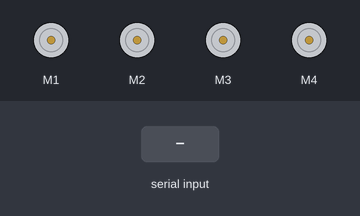
This sketch was run on a simulated Arduino Mega 2560, built with avr-gcc and run on an emulated ATmega2560. On the bench: 4 × DC motor (green arrow = forward, orange = backward, longer = faster). The test bench sets the inputs (shaded band). What the sketch prints to the serial monitor is not drawn.

Above: at 1.2 s.
1.3 s: "e" received over the second serial link
At 1.6 s:
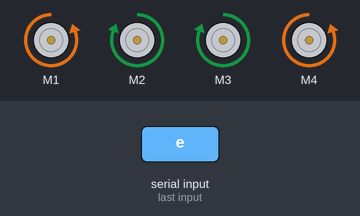
2.8 s: "q" received over the second serial link
At 3.9 s:
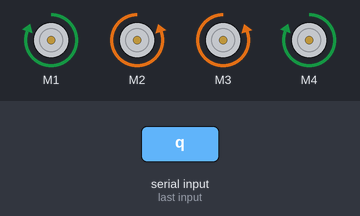
4.3 s: "w" received over the second serial link
At 5.0 s:
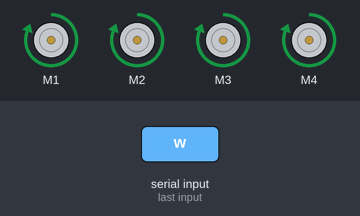
5.8 s: "s" received over the second serial link
At 6.2 s:
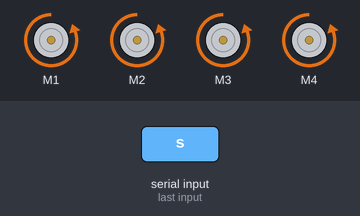
7.3 s: "d" received over the second serial link
At 8.5 s:
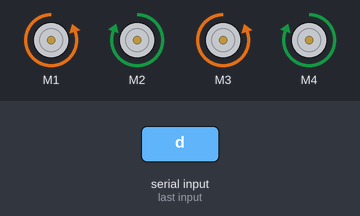
8.8 s: "a" received over the second serial link
At 9.7 s:
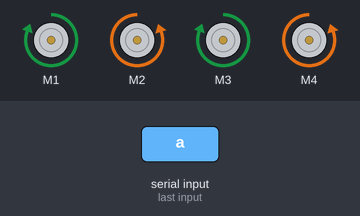
Timing chart, 0 to 11.3 s (numbered marks = the images above; inputs shaded):
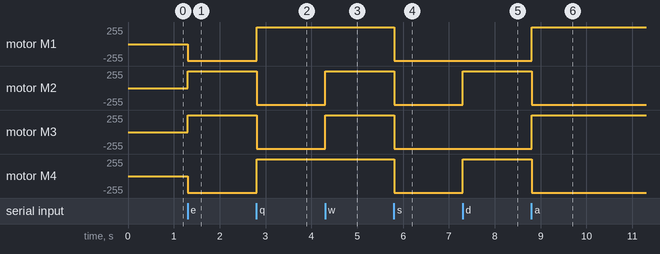

The sketch:

mekanamu.ino
```cpp
#include "AFarduinoMN.h"
#include <AFMotor.h>
#define PI 3.141592653

AFMNMotor mtr;

char rx_data[8];
String str;
int deg, scar, sw, x, y;
int vx, vy, w;
int sp = 1;
int i;


void setup() {
  Serial.begin(9600);
  Serial1.begin(9600);
  mtr.init(15.5, 18.5);
}

void loop() {
  mtr.ugoki(vx, vy, w);
  char ch = Serial1.read();
  Serial.println(ch);

    if (ch == 'e') {
      vx = 0;
      vy = 50;
      w = 0;
    }
    if (ch == 'q') {
      vx = 0;
      vy = -50;
      w = 0;
    }
    if (ch == 'w') {
      vx = 50;
      vy = 0;
      w = 0;
    }
    if (ch == 's') {
      vx = -50;
      vy = 0;
      w = 0;
    }
    if (ch == 'd') {
      vx = 0;
      vy = 0;
      w = 50;
    }
    if (ch == 'a') {
      vx = 0;
      vy = 0;
      w = -50;
    }
    if (ch == 'f') {
      vx = 0;
      vy = 0;
      w = 0;
    }

}
```

AFarduinoMN.cpp
```cpp
#include "AFarduinoMN.h"
#include <AFMotor.h>

AF_DCMotor motor1(1);
AF_DCMotor motor2(2);
AF_DCMotor motor3(3);
AF_DCMotor motor4(4);

AFMNMotor::AFMNMotor() {
}

void AFMNMotor::init(double longx, double longy) {
  //前後タイヤの車軸間距離/左右タイヤの車軸間距離
  lx=longx;
  ly=longy;

}

void AFMNMotor::ugoki(int vx, int vy, int w) {
  // vx(m/s),vy(m/s),w(rad/s)
  u1 = (vx - vy - (lx + ly) / 2 * w) * 10;  //最後は各モーターの係数　調整要
  u2 = (vx + vy + (lx + ly) / 2 * w) * 10;
  u3 = (vx + vy - (lx + ly) / 2 * w) * 10;
  u4 = (vx - vy + (lx + ly) / 2 * w) * 10;
  uu1 = constrain(u1, -254, 255);  //ここはmap使ったほうがいいけど現在の最低と最高がわかってから
  uu2 = constrain(u2, -254, 255);
  uu3 = constrain(u3, -254, 255);
  uu4 = constrain(u4, -254, 255);

  if (uu1 > 0) {
    motor1.setSpeed(uu1);
    motor1.run(FORWARD);
  } else if (uu1 < 0) {
    motor1.setSpeed(-1 * uu1);
    motor1.run(BACKWARD);
  } else {
    motor1.run(RELEASE);
  }

  if (uu2 > 0) {
    motor2.setSpeed(uu2);
    motor2.run(FORWARD);
  } else if (uu2 < 0) {
    motor2.setSpeed(-1 * uu2);
    motor2.run(BACKWARD);
  } else {
    motor2.run(RELEASE);
  }

  if (uu3 > 0) {
    motor3.setSpeed(uu3);
    motor3.run(FORWARD);
  } else if (uu3 < 0) {
    motor3.setSpeed(-1 * uu3);
    motor3.run(BACKWARD);
  } else {
    motor3.run(RELEASE);
  }

  if (uu4 > 0) {
    motor4.setSpeed(uu4);
    motor4.run(FORWARD);
  } else if (uu4 < 0) {
    motor4.setSpeed(-1 * uu4);
    motor4.run(BACKWARD);
  } else {
    motor4.run(RELEASE);
  }
}

void AFMNMotor::tomaru() {
  motor1.run(RELEASE);
  motor2.run(RELEASE);
  motor3.run(RELEASE);
  motor4.run(RELEASE);
}
```

AFarduinoMN.h
```cpp
#ifndef AFARDUINOMN_H_
#define AFARDUINOMN_H_
#include <Arduino.h>
#include <AFMotor.h>


class AFMNMotor {
public:
  AFMNMotor();
  void init(double longx, double longy);
  void ugoki(int vx, int vy, int w);
  void tomaru();
private:
  int lx, ly;
  double u1, u2, u3, u4;
  int uu1, uu2, uu3, uu4;
};
#endif
```

Measured:
- after the input at 1.3 s, motor M1, motor M4: stopped → backward 254/255 at once; motor M2, motor M3: stopped → forward 255/255 at once
- after the input at 2.8 s, motor M1, motor M4: backward 254/255 → forward 255/255 at once; motor M2, motor M3: forward 255/255 → backward 254/255 at once
- after the input at 4.3 s, motor M2, motor M3: backward 254/255 → forward 255/255 at once
- after the input at 5.8 s, motor M1–4: forward 255/255 → backward 254/255 at once
- after the input at 7.3 s, motor M2, motor M4: backward 254/255 → forward 255/255 at once
- after the input at 8.8 s, motor M1, motor M3: backward 254/255 → forward 255/255 at once; motor M2, motor M4: forward 255/255 → backward 254/255 at once
